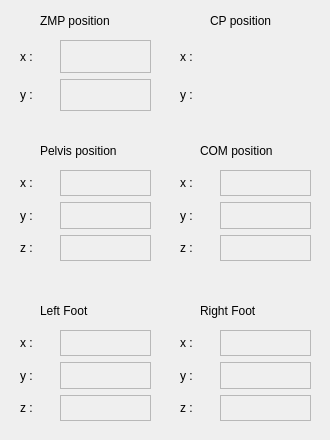
    <widget class="QWidget" name="tab_3">
     <attribute name="title">
      <string>pos info</string>
     </attribute>
     <widget class="QFrame" name="frame_6">
      <property name="geometry">
       <rect>
        <x>10</x>
        <y>10</y>
        <width>151</width>
        <height>111</height>
       </rect>
      </property>
      <property name="frameShape">
       <enum>QFrame::NoFrame</enum>
      </property>
      <property name="frameShadow">
       <enum>QFrame::Raised</enum>
      </property>
      <widget class="QWidget" name="verticalLayoutWidget_7">
       <property name="geometry">
        <rect>
         <x>50</x>
         <y>30</y>
         <width>91</width>
         <height>71</height>
        </rect>
       </property>
       <layout class="QVBoxLayout" name="verticalLayout_9">
        <item>
         <widget class="QLabel" name="label_22">
          <property name="autoFillBackground">
           <bool>false</bool>
          </property>
          <property name="frameShape">
           <enum>QFrame::StyledPanel</enum>
          </property>
          <property name="text">
           <string/>
          </property>
         </widget>
        </item>
        <item>
         <widget class="QLabel" name="label_23">
          <property name="frameShape">
           <enum>QFrame::StyledPanel</enum>
          </property>
          <property name="text">
           <string/>
          </property>
         </widget>
        </item>
       </layout>
      </widget>
      <widget class="QWidget" name="verticalLayoutWidget_8">
       <property name="geometry">
        <rect>
         <x>10</x>
         <y>30</y>
         <width>31</width>
         <height>71</height>
        </rect>
       </property>
       <layout class="QVBoxLayout" name="verticalLayout_10">
        <item>
         <widget class="QLabel" name="label_25">
          <property name="text">
           <string>x :</string>
          </property>
         </widget>
        </item>
        <item>
         <widget class="QLabel" name="label_26">
          <property name="text">
           <string>y :</string>
          </property>
         </widget>
        </item>
       </layout>
      </widget>
      <widget class="QLabel" name="label_28">
       <property name="geometry">
        <rect>
         <x>30</x>
         <y>0</y>
         <width>101</width>
         <height>21</height>
        </rect>
       </property>
       <property name="text">
        <string>ZMP position</string>
       </property>
      </widget>
     </widget>
     <widget class="QFrame" name="frame_7">
      <property name="geometry">
       <rect>
        <x>170</x>
        <y>10</y>
        <width>151</width>
        <height>111</height>
       </rect>
      </property>
      <property name="frameShape">
       <enum>QFrame::NoFrame</enum>
      </property>
      <property name="frameShadow">
       <enum>QFrame::Raised</enum>
      </property>
      <widget class="QWidget" name="verticalLayoutWidget_9">
       <property name="geometry">
        <rect>
         <x>50</x>
         <y>30</y>
         <width>91</width>
         <height>71</height>
        </rect>
       </property>
       <layout class="QVBoxLayout" name="verticalLayout_11">
        <item>
         <widget class="QLabel" name="label_24">
          <property name="autoFillBackground">
           <bool>false</bool>
          </property>
          <property name="text">
           <string/>
          </property>
         </widget>
        </item>
        <item>
         <widget class="QLabel" name="label_27">
          <property name="text">
           <string/>
          </property>
         </widget>
        </item>
       </layout>
      </widget>
      <widget class="QWidget" name="verticalLayoutWidget_10">
       <property name="geometry">
        <rect>
         <x>10</x>
         <y>30</y>
         <width>31</width>
         <height>71</height>
        </rect>
       </property>
       <layout class="QVBoxLayout" name="verticalLayout_12">
        <item>
         <widget class="QLabel" name="label_29">
          <property name="text">
           <string>x :</string>
          </property>
         </widget>
        </item>
        <item>
         <widget class="QLabel" name="label_30">
          <property name="text">
           <string>y :</string>
          </property>
         </widget>
        </item>
       </layout>
      </widget>
      <widget class="QLabel" name="label_31">
       <property name="geometry">
        <rect>
         <x>40</x>
         <y>0</y>
         <width>101</width>
         <height>21</height>
        </rect>
       </property>
       <property name="text">
        <string>CP position</string>
       </property>
      </widget>
     </widget>
     <widget class="QFrame" name="frame_5">
      <property name="geometry">
       <rect>
        <x>10</x>
        <y>130</y>
        <width>151</width>
        <height>141</height>
       </rect>
      </property>
      <property name="frameShape">
       <enum>QFrame::NoFrame</enum>
      </property>
      <property name="frameShadow">
       <enum>QFrame::Raised</enum>
      </property>
      <widget class="QWidget" name="verticalLayoutWidget_4">
       <property name="geometry">
        <rect>
         <x>50</x>
         <y>40</y>
         <width>91</width>
         <height>91</height>
        </rect>
       </property>
       <layout class="QVBoxLayout" name="verticalLayout_7">
        <item>
         <widget class="QLabel" name="label_14">
          <property name="autoFillBackground">
           <bool>false</bool>
          </property>
          <property name="frameShape">
           <enum>QFrame::StyledPanel</enum>
          </property>
          <property name="text">
           <string/>
          </property>
         </widget>
        </item>
        <item>
         <widget class="QLabel" name="label_15">
          <property name="frameShape">
           <enum>QFrame::StyledPanel</enum>
          </property>
          <property name="text">
           <string/>
          </property>
         </widget>
        </item>
        <item>
         <widget class="QLabel" name="label_16">
          <property name="frameShape">
           <enum>QFrame::StyledPanel</enum>
          </property>
          <property name="text">
           <string/>
          </property>
         </widget>
        </item>
       </layout>
      </widget>
      <widget class="QWidget" name="verticalLayoutWidget_6">
       <property name="geometry">
        <rect>
         <x>10</x>
         <y>40</y>
         <width>31</width>
         <height>91</height>
        </rect>
       </property>
       <layout class="QVBoxLayout" name="verticalLayout_8">
        <item>
         <widget class="QLabel" name="label_17">
          <property name="text">
           <string>x :</string>
          </property>
         </widget>
        </item>
        <item>
         <widget class="QLabel" name="label_18">
          <property name="text">
           <string>y :</string>
          </property>
         </widget>
        </item>
        <item>
         <widget class="QLabel" name="label_19">
          <property name="text">
           <string>z :</string>
          </property>
         </widget>
        </item>
       </layout>
      </widget>
      <widget class="QLabel" name="label_20">
       <property name="geometry">
        <rect>
         <x>30</x>
         <y>10</y>
         <width>101</width>
         <height>21</height>
        </rect>
       </property>
       <property name="text">
        <string>Pelvis position</string>
       </property>
      </widget>
     </widget>
     <widget class="QFrame" name="frame_3">
      <property name="geometry">
       <rect>
        <x>170</x>
        <y>130</y>
        <width>151</width>
        <height>141</height>
       </rect>
      </property>
      <property name="frameShape">
       <enum>QFrame::NoFrame</enum>
      </property>
      <property name="frameShadow">
       <enum>QFrame::Raised</enum>
      </property>
      <widget class="QWidget" name="verticalLayoutWidget_2">
       <property name="geometry">
        <rect>
         <x>50</x>
         <y>40</y>
         <width>91</width>
         <height>91</height>
        </rect>
       </property>
       <layout class="QVBoxLayout" name="verticalLayout_2">
        <item>
         <widget class="QLabel" name="label_4">
          <property name="autoFillBackground">
           <bool>false</bool>
          </property>
          <property name="frameShape">
           <enum>QFrame::StyledPanel</enum>
          </property>
          <property name="text">
           <string/>
          </property>
         </widget>
        </item>
        <item>
         <widget class="QLabel" name="label_5">
          <property name="frameShape">
           <enum>QFrame::StyledPanel</enum>
          </property>
          <property name="text">
           <string/>
          </property>
         </widget>
        </item>
        <item>
         <widget class="QLabel" name="label_6">
          <property name="frameShape">
           <enum>QFrame::StyledPanel</enum>
          </property>
          <property name="text">
           <string/>
          </property>
         </widget>
        </item>
       </layout>
      </widget>
      <widget class="QWidget" name="verticalLayoutWidget_5">
       <property name="geometry">
        <rect>
         <x>10</x>
         <y>40</y>
         <width>31</width>
         <height>91</height>
        </rect>
       </property>
       <layout class="QVBoxLayout" name="verticalLayout_5">
        <item>
         <widget class="QLabel" name="label_7">
          <property name="text">
           <string>x :</string>
          </property>
         </widget>
        </item>
        <item>
         <widget class="QLabel" name="label_8">
          <property name="text">
           <string>y :</string>
          </property>
         </widget>
        </item>
        <item>
         <widget class="QLabel" name="label_9">
          <property name="text">
           <string>z :</string>
          </property>
         </widget>
        </item>
       </layout>
      </widget>
      <widget class="QLabel" name="label_10">
       <property name="geometry">
        <rect>
         <x>30</x>
         <y>10</y>
         <width>91</width>
         <height>21</height>
        </rect>
       </property>
       <property name="text">
        <string>COM position</string>
       </property>
      </widget>
     </widget>
     <widget class="QFrame" name="frame_9">
      <property name="geometry">
       <rect>
        <x>10</x>
        <y>290</y>
        <width>151</width>
        <height>141</height>
       </rect>
      </property>
      <property name="frameShape">
       <enum>QFrame::NoFrame</enum>
      </property>
      <property name="frameShadow">
       <enum>QFrame::Raised</enum>
      </property>
      <widget class="QWidget" name="verticalLayoutWidget_12">
       <property name="geometry">
        <rect>
         <x>50</x>
         <y>40</y>
         <width>91</width>
         <height>91</height>
        </rect>
       </property>
       <layout class="QVBoxLayout" name="verticalLayout_24">
        <item>
         <widget class="QLabel" name="label_64">
          <property name="autoFillBackground">
           <bool>false</bool>
          </property>
          <property name="frameShape">
           <enum>QFrame::StyledPanel</enum>
          </property>
          <property name="text">
           <string/>
          </property>
         </widget>
        </item>
        <item>
         <widget class="QLabel" name="label_65">
          <property name="frameShape">
           <enum>QFrame::StyledPanel</enum>
          </property>
          <property name="text">
           <string/>
          </property>
         </widget>
        </item>
        <item>
         <widget class="QLabel" name="label_66">
          <property name="frameShape">
           <enum>QFrame::StyledPanel</enum>
          </property>
          <property name="text">
           <string/>
          </property>
         </widget>
        </item>
       </layout>
      </widget>
      <widget class="QWidget" name="verticalLayoutWidget_13">
       <property name="geometry">
        <rect>
         <x>10</x>
         <y>40</y>
         <width>31</width>
         <height>91</height>
        </rect>
       </property>
       <layout class="QVBoxLayout" name="verticalLayout_25">
        <item>
         <widget class="QLabel" name="label_69">
          <property name="text">
           <string>x :</string>
          </property>
         </widget>
        </item>
        <item>
         <widget class="QLabel" name="label_70">
          <property name="text">
           <string>y :</string>
          </property>
         </widget>
        </item>
        <item>
         <widget class="QLabel" name="label_71">
          <property name="text">
           <string>z :</string>
          </property>
         </widget>
        </item>
       </layout>
      </widget>
      <widget class="QLabel" name="label_72">
       <property name="geometry">
        <rect>
         <x>30</x>
         <y>10</y>
         <width>101</width>
         <height>21</height>
        </rect>
       </property>
       <property name="text">
        <string>Left Foot</string>
       </property>
      </widget>
     </widget>
     <widget class="QFrame" name="frame_10">
      <property name="geometry">
       <rect>
        <x>170</x>
        <y>290</y>
        <width>151</width>
        <height>141</height>
       </rect>
      </property>
      <property name="frameShape">
       <enum>QFrame::NoFrame</enum>
      </property>
      <property name="frameShadow">
       <enum>QFrame::Raised</enum>
      </property>
      <widget class="QWidget" name="verticalLayoutWidget_14">
       <property name="geometry">
        <rect>
         <x>50</x>
         <y>40</y>
         <width>91</width>
         <height>91</height>
        </rect>
       </property>
       <layout class="QVBoxLayout" name="verticalLayout_27">
        <item>
         <widget class="QLabel" name="label_73">
          <property name="autoFillBackground">
           <bool>false</bool>
          </property>
          <property name="frameShape">
           <enum>QFrame::StyledPanel</enum>
          </property>
          <property name="text">
           <string/>
          </property>
         </widget>
        </item>
        <item>
         <widget class="QLabel" name="label_74">
          <property name="frameShape">
           <enum>QFrame::StyledPanel</enum>
          </property>
          <property name="text">
           <string/>
          </property>
         </widget>
        </item>
        <item>
         <widget class="QLabel" name="label_75">
          <property name="frameShape">
           <enum>QFrame::StyledPanel</enum>
          </property>
          <property name="text">
           <string/>
          </property>
         </widget>
        </item>
       </layout>
      </widget>
      <widget class="QWidget" name="verticalLayoutWidget_15">
       <property name="geometry">
        <rect>
         <x>10</x>
         <y>40</y>
         <width>31</width>
         <height>91</height>
        </rect>
       </property>
       <layout class="QVBoxLayout" name="verticalLayout_28">
        <item>
         <widget class="QLabel" name="label_76">
          <property name="text">
           <string>x :</string>
          </property>
         </widget>
        </item>
        <item>
         <widget class="QLabel" name="label_77">
          <property name="text">
           <string>y :</string>
          </property>
         </widget>
        </item>
        <item>
         <widget class="QLabel" name="label_78">
          <property name="text">
           <string>z :</string>
          </property>
         </widget>
        </item>
       </layout>
      </widget>
      <widget class="QLabel" name="label_79">
       <property name="geometry">
        <rect>
         <x>30</x>
         <y>10</y>
         <width>101</width>
         <height>21</height>
        </rect>
       </property>
       <property name="text">
        <string>Right Foot</string>
       </property>
      </widget>
     </widget>
    </widget>
